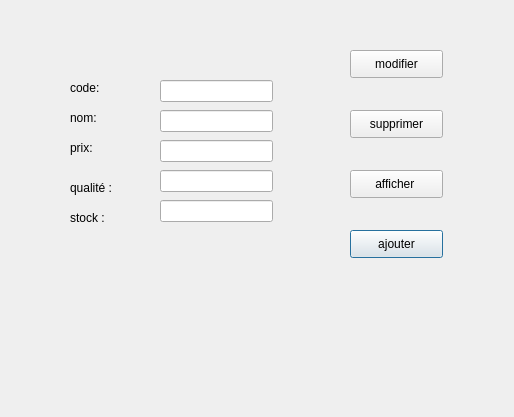
<?xml version="1.0" encoding="UTF-8"?>
<ui version="4.0">
 <class>Dialog</class>
 <widget class="QDialog" name="Dialog">
  <property name="geometry">
   <rect>
    <x>0</x>
    <y>0</y>
    <width>514</width>
    <height>417</height>
   </rect>
  </property>
  <property name="windowTitle">
   <string>Dialog</string>
  </property>
  <widget class="QLabel" name="label">
   <property name="geometry">
    <rect>
     <x>70</x>
     <y>80</y>
     <width>56</width>
     <height>16</height>
    </rect>
   </property>
   <property name="text">
    <string>code:</string>
   </property>
  </widget>
  <widget class="QLabel" name="label_2">
   <property name="geometry">
    <rect>
     <x>70</x>
     <y>110</y>
     <width>56</width>
     <height>16</height>
    </rect>
   </property>
   <property name="text">
    <string>nom:</string>
   </property>
  </widget>
  <widget class="QLabel" name="label_3">
   <property name="geometry">
    <rect>
     <x>70</x>
     <y>140</y>
     <width>56</width>
     <height>16</height>
    </rect>
   </property>
   <property name="text">
    <string>prix:</string>
   </property>
  </widget>
  <widget class="QLabel" name="label_4">
   <property name="geometry">
    <rect>
     <x>70</x>
     <y>180</y>
     <width>56</width>
     <height>16</height>
    </rect>
   </property>
   <property name="text">
    <string>qualité :</string>
   </property>
  </widget>
  <widget class="QLabel" name="label_5">
   <property name="geometry">
    <rect>
     <x>70</x>
     <y>210</y>
     <width>56</width>
     <height>16</height>
    </rect>
   </property>
   <property name="text">
    <string>stock :</string>
   </property>
  </widget>
  <widget class="QLineEdit" name="lineEdit">
   <property name="geometry">
    <rect>
     <x>160</x>
     <y>80</y>
     <width>113</width>
     <height>22</height>
    </rect>
   </property>
  </widget>
  <widget class="QLineEdit" name="lineEdit_2">
   <property name="geometry">
    <rect>
     <x>160</x>
     <y>110</y>
     <width>113</width>
     <height>22</height>
    </rect>
   </property>
  </widget>
  <widget class="QLineEdit" name="lineEdit_3">
   <property name="geometry">
    <rect>
     <x>160</x>
     <y>140</y>
     <width>113</width>
     <height>22</height>
    </rect>
   </property>
  </widget>
  <widget class="QLineEdit" name="lineEdit_4">
   <property name="geometry">
    <rect>
     <x>160</x>
     <y>170</y>
     <width>113</width>
     <height>22</height>
    </rect>
   </property>
  </widget>
  <widget class="QLineEdit" name="lineEdit_5">
   <property name="geometry">
    <rect>
     <x>160</x>
     <y>200</y>
     <width>113</width>
     <height>22</height>
    </rect>
   </property>
  </widget>
  <widget class="QPushButton" name="pushButton">
   <property name="geometry">
    <rect>
     <x>350</x>
     <y>230</y>
     <width>93</width>
     <height>28</height>
    </rect>
   </property>
   <property name="text">
    <string>ajouter</string>
   </property>
  </widget>
  <widget class="QPushButton" name="pushButton_2">
   <property name="geometry">
    <rect>
     <x>350</x>
     <y>170</y>
     <width>93</width>
     <height>28</height>
    </rect>
   </property>
   <property name="text">
    <string>afficher </string>
   </property>
  </widget>
  <widget class="QPushButton" name="pushButton_3">
   <property name="geometry">
    <rect>
     <x>350</x>
     <y>110</y>
     <width>93</width>
     <height>28</height>
    </rect>
   </property>
   <property name="text">
    <string>supprimer</string>
   </property>
  </widget>
  <widget class="QPushButton" name="pushButton_4">
   <property name="geometry">
    <rect>
     <x>350</x>
     <y>50</y>
     <width>93</width>
     <height>28</height>
    </rect>
   </property>
   <property name="text">
    <string>modifier</string>
   </property>
  </widget>
  <widget class="QLabel" name="label_6">
   <property name="geometry">
    <rect>
     <x>0</x>
     <y>-55</y>
     <width>521</width>
     <height>471</height>
    </rect>
   </property>
   <property name="text">
    <string/>
   </property>
   <property name="pixmap">
    <pixmap>../../../Downloads/246926994_587057979173736_3602103953791256294_n.png</pixmap>
   </property>
  </widget>
  <zorder>label_6</zorder>
  <zorder>label</zorder>
  <zorder>label_2</zorder>
  <zorder>label_3</zorder>
  <zorder>label_4</zorder>
  <zorder>label_5</zorder>
  <zorder>lineEdit</zorder>
  <zorder>lineEdit_2</zorder>
  <zorder>lineEdit_3</zorder>
  <zorder>lineEdit_4</zorder>
  <zorder>lineEdit_5</zorder>
  <zorder>pushButton</zorder>
  <zorder>pushButton_2</zorder>
  <zorder>pushButton_3</zorder>
  <zorder>pushButton_4</zorder>
 </widget>
 <resources/>
 <connections/>
</ui>
